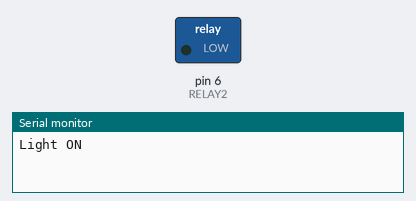
The sketch below on a simulated Arduino Uno, built with avr-gcc and run on an emulated ATmega328P. Parts: switched loads named in the sketch (green lamp = pin HIGH), the last lines printed to the serial monitor.

Above: at 0.1 s.
At 5.1 s:
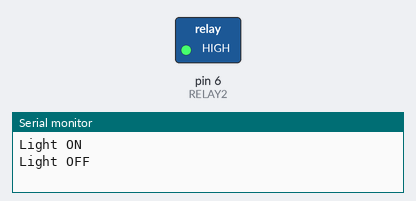
Timing chart, 0 to 6.6 s (numbered marks = the images above):
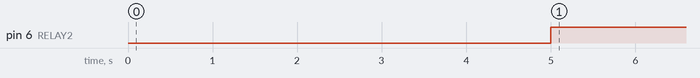

The sketch:

growlights.ino
```cpp
//control the grow lights
#define RELAY2 6
void setup()

{

  Serial.begin(9600);
  pinMode(RELAY2, OUTPUT);
}

void loop()

{

  digitalWrite(RELAY2, 0); // Turns ON Relays 1
  Serial.println("Light ON");
  delay(5000); // Wait 5 seconds

  digitalWrite(RELAY2, 1); // Turns Relay Off
  Serial.println("Light OFF");
  delay(2160000);
}
```

Measured:
- by itself, pin 6 (RELAY2): LOW → HIGH at 5.0 s
